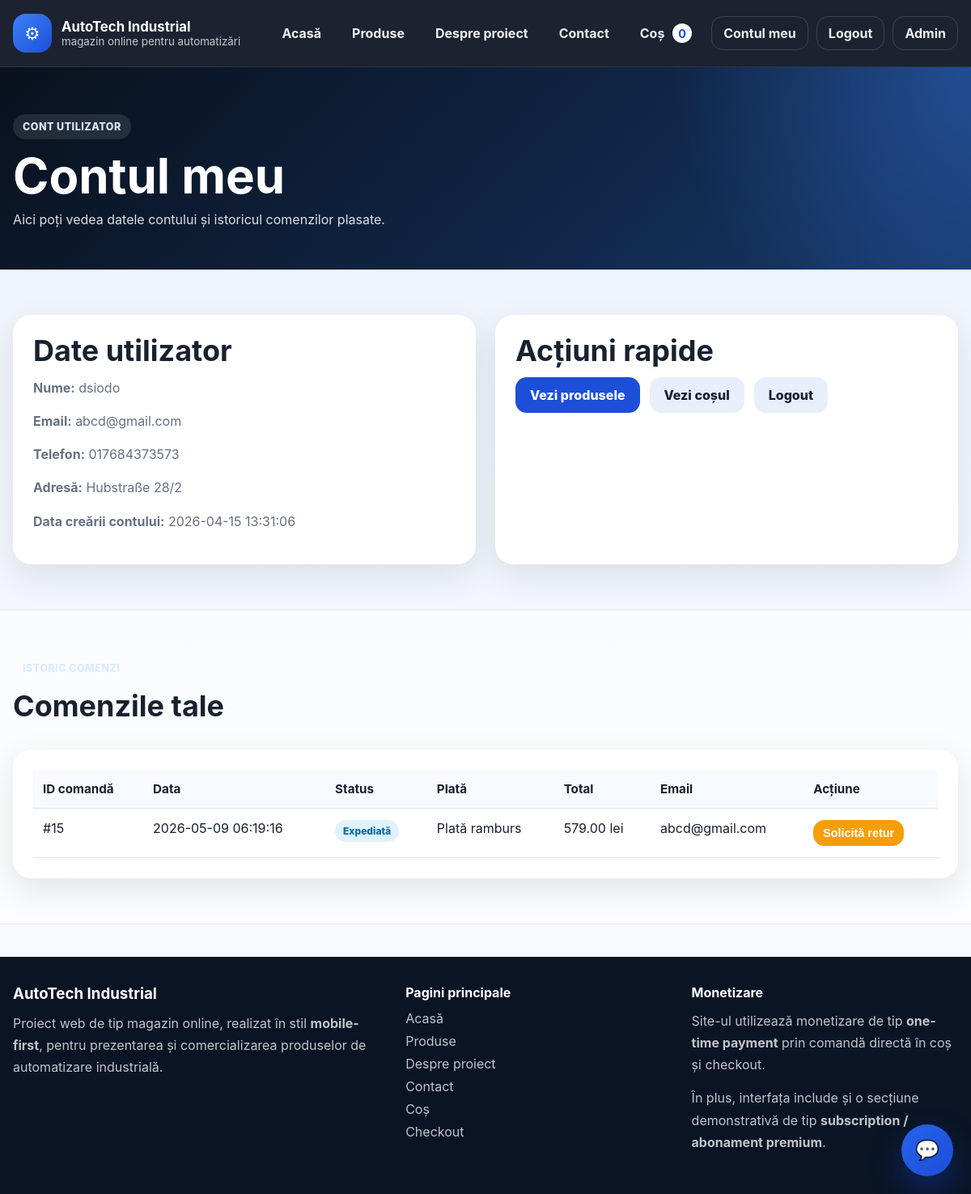
The app's page /contul-meu (signed in) with its own data.
### tables this page shows
CREATE TABLE users (
            id INTEGER PRIMARY KEY AUTOINCREMENT,
            full_name TEXT NOT NULL,
            email TEXT NOT NULL UNIQUE,
            password_hash TEXT NOT NULL,
            phone TEXT,
            address TEXT,
            created_at TEXT NOT NULL DEFAULT CURRENT_TIMESTAMP
        );

CREATE TABLE orders (
            id INTEGER PRIMARY KEY AUTOINCREMENT,
            customer_name TEXT NOT NULL,
            customer_email TEXT NOT NULL,
            address TEXT NOT NULL,
            phone TEXT,
            total REAL NOT NULL,
            status TEXT NOT NULL DEFAULT 'Nouă',
            created_at TEXT NOT NULL DEFAULT CURRENT_TIMESTAMP
        , user_id INTEGER, payment_method TEXT NOT NULL DEFAULT 'ramburs', card_holder TEXT, card_last4 TEXT);

### app.py (the view)
@app.route('/contul-meu')
def account():
    guard = user_guard()
    if guard:
        return guard
    user = current_user()
    db = get_db()
    orders = db.execute(
        '''
        SELECT *
        FROM orders
        WHERE user_id = ? OR lower(customer_email) = lower(?)
        ORDER BY id DESC
        ''',
        (user['id'], user['email']),
    ).fetchall()
    return render_template('account.html', user=user, orders=orders, payment_label=payment_label)

### app.py (called while the page is built)
def get_db() -> sqlite3.Connection:
    if 'db' not in g:
        conn = sqlite3.connect(DB_PATH)
        conn.row_factory = sqlite3.Row
        g.db = conn
    return g.db

@app.before_request
def before_request() -> None:
    cleanup_old_orders()

def get_cart() -> dict[str, int]:
    cart = session.get('cart')
    if not isinstance(cart, dict):
        cart = {}
        session['cart'] = cart
    return cart

def cart_count() -> int:
    return sum(int(v) for v in get_cart().values())

def current_user() -> sqlite3.Row | None:
    user_id = session.get('user_id')
    if not user_id:
        return None
    return get_db().execute('SELECT * FROM users WHERE id = ?', (user_id,)).fetchone()

def user_guard():
    if not session.get('user_id'):
        flash('Autentifică-te pentru a accesa contul tău.', 'warning')
        return redirect(url_for('login'))
    return None

def payment_label(payment_method: str | None) -> str:
    return PAYMENT_METHODS.get(payment_method or 'ramburs', 'Plată ramburs')

@app.context_processor
def inject_globals() -> dict[str, Any]:
    return {
        'cart_count': cart_count(),
        'logged_user': current_user(),
    }

### templates/account.html (shortened to what this page needs)
{% extends 'base.html' %}
{% block content %}
<section class="page-hero slim">
    <div class="container">
        <span class="eyebrow">Cont utilizator</span>
        <h1>Contul meu</h1>
        <p>Aici poți vedea datele contului și istoricul comenzilor plasate.</p>
    </div>
</section>
<section class="section">
    <div class="container two-col-grid">
        <div class="card form-card">
            <h2>Date utilizator</h2>
            <p><strong>Nume:</strong> {{ user.full_name }}</p>
            <p><strong>Email:</strong> {{ user.email }}</p>
            <p><strong>Telefon:</strong> {{ user.phone if user.phone else '-' }}</p>
            <p><strong>Adresă:</strong> {{ user.address if user.address else '-' }}</p>
            <p><strong>Data creării contului:</strong> {{ user.created_at }}</p>
        </div>
        <div class="card summary-card">
            <h2>Acțiuni rapide</h2>
            <div class="hero-actions">
                <a href="{{ url_for('products') }}" class="btn btn-primary">Vezi produsele</a>
                <a href="{{ url_for('view_cart') }}" class="btn btn-light">Vezi coșul</a>
                <a href="{{ url_for('logout') }}" class="btn btn-secondary">Logout</a>
            </div>
        </div>
    </div>
</section>
<section class="section section-alt">
    <div class="container">
        <div class="section-head">
            <div>
                <span class="eyebrow">Istoric comenzi</span>
                <h2>Comenzile tale</h2>
            </div>
        </div>
        <div class="card table-card">
            {% if orders %}
            <div class="table-wrap">
                <table>
                    <thead>
                        <tr>
                            <th>ID comandă</th>
                            <th>Data</th>
                            <th>Status</th>
                            <th>Plată</th>
                            <th>Total</th>
                            <th>Email</th>
                            <th>Acțiune</th>
                        </tr>
                    </thead>
                    <tbody>
                        {% for order in orders %}
                        <tr>
                            <td>#{{ order.id }}</td>
                            <td>{{ order.created_at }}</td>
                            <td>
                                <span class="status-badge {% if order.status == 'Nouă' %}status-new{% elif order.status == 'Procesată' %}status-processing{% elif order.status == 'Livrată' %}status-delivered{% elif order.status in ['Retur solicitat', 'Retur acceptat', 'Retur refuzat'] %}status-return{% else %}status-new{% endif %}">
                                    {{ order.status }}
                                </span>
                            </td>
                            <td>{{ payment_label(order.payment_method) }}</td>
                            <td>{{ '%.2f'|format(order.total) }} lei</td>
                            <td>{{ order.customer_email }}</td>
                            <td>
                                <div class="table-actions">
                                    {% if order.status not in ['Retur solicitat', 'Retur acceptat', 'Retur refuzat'] %}
                                    <form method="post" action="{{ url_for('request_order_return', order_id=order.id) }}" onsubmit="return confirm('Sigur dorești să soliciți retur pentru această comandă?');">
                                        <button type="submit" class="btn btn-warning small">Solicită retur</button>
                                    </form>
                                    {% else %}
                                    <span class="muted">{{ order.status }}</span>
                                    {% endif %}
                                </div>
                            </td>
                        </tr>
                        {% endfor %}
                    </tbody>
                </table>
            </div>
            {% else %}
            <p>Nu ai comenzi plasate momentan.</p>
            {% endif %}
        </div>
    </div>
</section>
{% endblock %}

### static/css/style.css (style rules this page uses)
:root { --bg: #0b1220; --surface: #ffffff; --surface-2: #f2f6fc; --text: #18212f; --muted: #667085; --line: #dbe4f0; --primary: #1d4ed8; --primary-dark: #173ea8; --danger: #dc2626; --success: #16a34a; --warning: #f59e0b; --shadow: 0 14px 40px rgba(14, 24, 44, 0.1); --radius: 22px; }
* { box-sizing: border-box; }
html { scroll-behavior: smooth; }
body { margin: 0; color: var(--text); background: linear-gradient(180deg, #edf3fb 0%, #f8fbff 100%); font-family: Inter, Arial, Helvetica, sans-serif; }
a { color: inherit; text-decoration: none; }
.container { width: min(1180px, calc(100% - 32px)); margin: 0 auto; }
.hero, .page-hero { color: white; background: radial-gradient(circle at top right, rgba(59,130,246,.35), transparent 30%), linear-gradient(135deg, #09111d, #102647 60%, #17396b); }
.page-hero { padding: 58px 0 34px; }
.page-hero.slim h1 { margin-bottom: 8px; }
.hero-grid, .two-col-grid, .detail-layout, .cart-grid, .info-grid, .three-col-grid { display: grid; gap: 24px; }
.two-col-grid, .detail-layout, .cart-grid, .info-grid, .three-col-grid { grid-template-columns: 1fr; }
.eyebrow { display: inline-block; margin-bottom: 12px; padding: 8px 12px; border-radius: 999px; background: rgba(255,255,255,.1); color: #dbeafe; font-weight: 800; letter-spacing: .04em; text-transform: uppercase; font-size: .78rem; }
h1, h2, h3, h4 { margin: 0 0 12px; line-height: 1.1; }
h1 { font-size: clamp(2rem, 5vw, 3.8rem); }
h2 { font-size: clamp(1.6rem, 3vw, 2.4rem); }
p { color: var(--muted); line-height: 1.7; margin: 0 0 14px; }
.hero p, .page-hero p { color: rgba(255,255,255,.86); }
.card { background: var(--surface); border-radius: var(--radius); box-shadow: var(--shadow); border: 1px solid rgba(255,255,255,.65); }
.hero-panel, .info-card, .form-card, .summary-card, .sidebar-card, .table-card, .detail-content, .detail-image { padding: 24px; }
.section { padding: 56px 0; }
.section-alt { background: rgba(255,255,255,.6); border-block: 1px solid rgba(219,228,240,.85); }
.section-head { display: flex; justify-content: space-between; align-items: end; gap: 20px; margin-bottom: 22px; }
.btn { display: inline-flex; justify-content: center; align-items: center; gap: 10px; border: none; border-radius: 14px; padding: 12px 18px; font-weight: 800; cursor: pointer; }
.btn.small { padding: 8px 12px; font-size: .9rem; }
.btn-primary { background: var(--primary); color: white; }
.btn-secondary, .btn-light { background: #e9effa; color: var(--text); }
.hero-actions, .product-actions, .admin-actions, .premium-actions { display: flex; flex-wrap: wrap; gap: 12px; }
.table-wrap { overflow-x: auto; }
table { width: 100%; border-collapse: collapse; }
th, td { padding: 14px 12px; border-bottom: 1px solid var(--line); text-align: left; vertical-align: top; }
th { font-size: .95rem; color: var(--text); background: #f7fafe; }
.table-actions { display: flex; flex-wrap: wrap; gap: 8px; }
@media (min-width: 821px) { .hero-grid, .two-col-grid, .detail-layout, .cart-grid, .catalog-layout, .footer-grid { grid-template-columns: repeat(2, minmax(0, 1fr)); } }
.status-badge { display: inline-block; padding: 6px 10px; border-radius: 999px; font-size: 12px; font-weight: 800; white-space: nowrap; }
.status-new { background: #e0f2fe; color: #0369a1; }
.btn-warning { background: var(--warning); color: #fff; }
.table-actions form { display: inline-flex; margin: 0; }

### records on screen
users: full_name "dsiodo", email "abcd@gmail.com", phone "017684373573", address "Hubstraße 28/2", created_at "2026-04-15 13:31:06"
orders: id "15", created_at "2026-05-09 06:19:16", status "Expediată", payment_method "Plată ramburs", total "579.00", customer_email "abcd@gmail.com"

### other values on screen
{{ cart_count }} "0"
